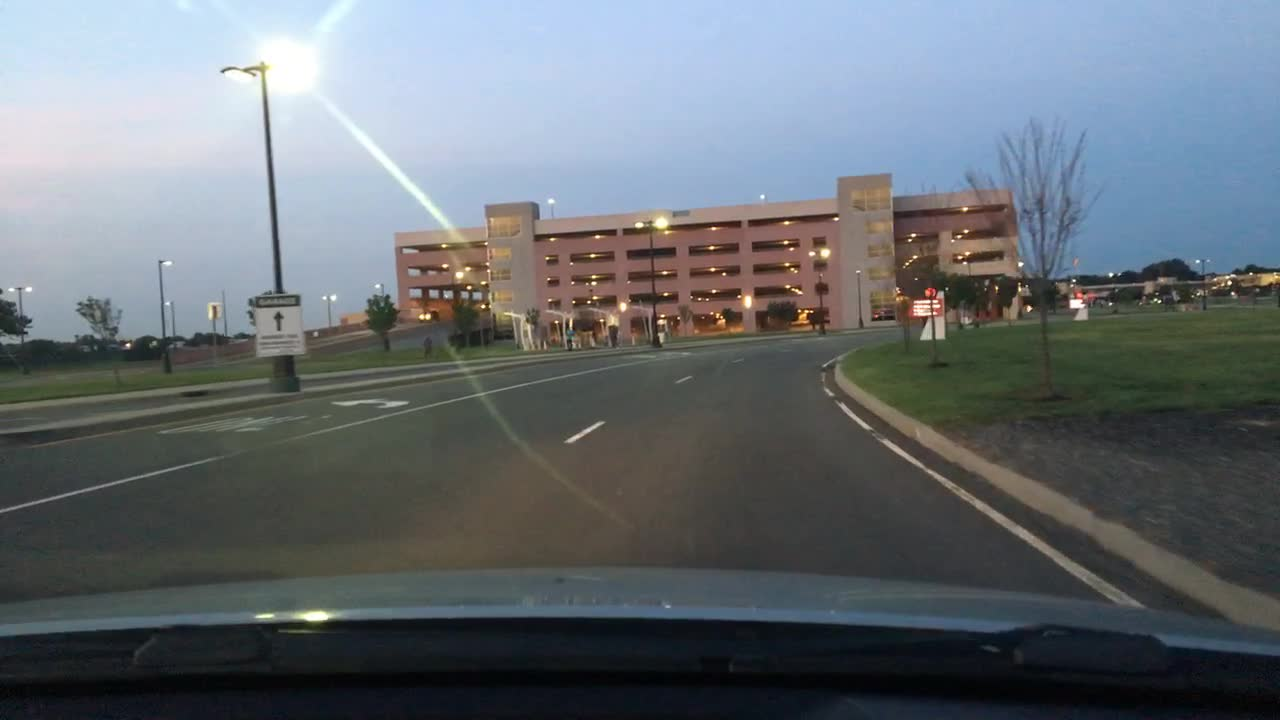
#> input picture data/raw/bdd_subset/images/0000f77c-62c2a288.jpg, 1280 x 720 px
$ python -i task_lines.py   (imports and definitions only)
#> lines starting #> are read from the running program, lines starting #| are printed output that depends on the picture; after the words box and inside, x2 and y2 are one past the last pixel; in counts of white or black regions, pixels touching at a corner belong together
"""
Task 2 (low-level, classical): Line detection via Hough Transform.

  cv2.Canny -> cv2.HoughLinesP (probabilistic Hough transform)

Like edge/corner detection, there's no ground-truth line set, so robustness is
measured against the CLEAN image's own detected lines as reference (line-count
ratio + rasterized-mask IoU).
"""
import cv2
import numpy as np
from metrics import line_overlap_iou, line_count_ratio


def detect_lines(img_rgb: np.ndarray, canny_low: int = 60, canny_high: int = 150,
                  hough_thresh: int = 40, min_line_len: int = 30, max_line_gap: int = 10):
#> called with canny_low = 60, canny_high = 150, hough_thresh = 40, min_line_len = 30, max_line_gap = 10
    gray = cv2.cvtColor(img_rgb, cv2.COLOR_RGB2GRAY)
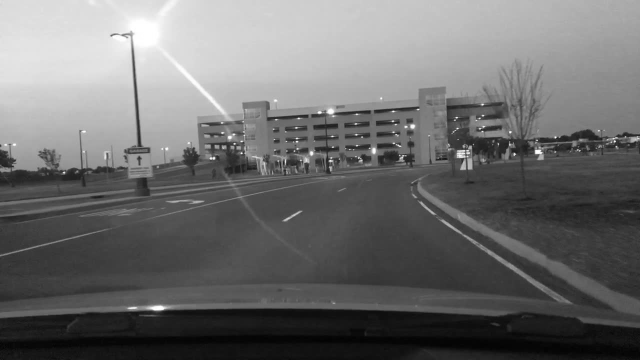
#> gray: shape (720, 1280) (shown at 1/2 size); min 2, max 255, mean 108.9
    gray = cv2.GaussianBlur(gray, (3, 3), 0)
    edges = cv2.Canny(gray, canny_low, canny_high)
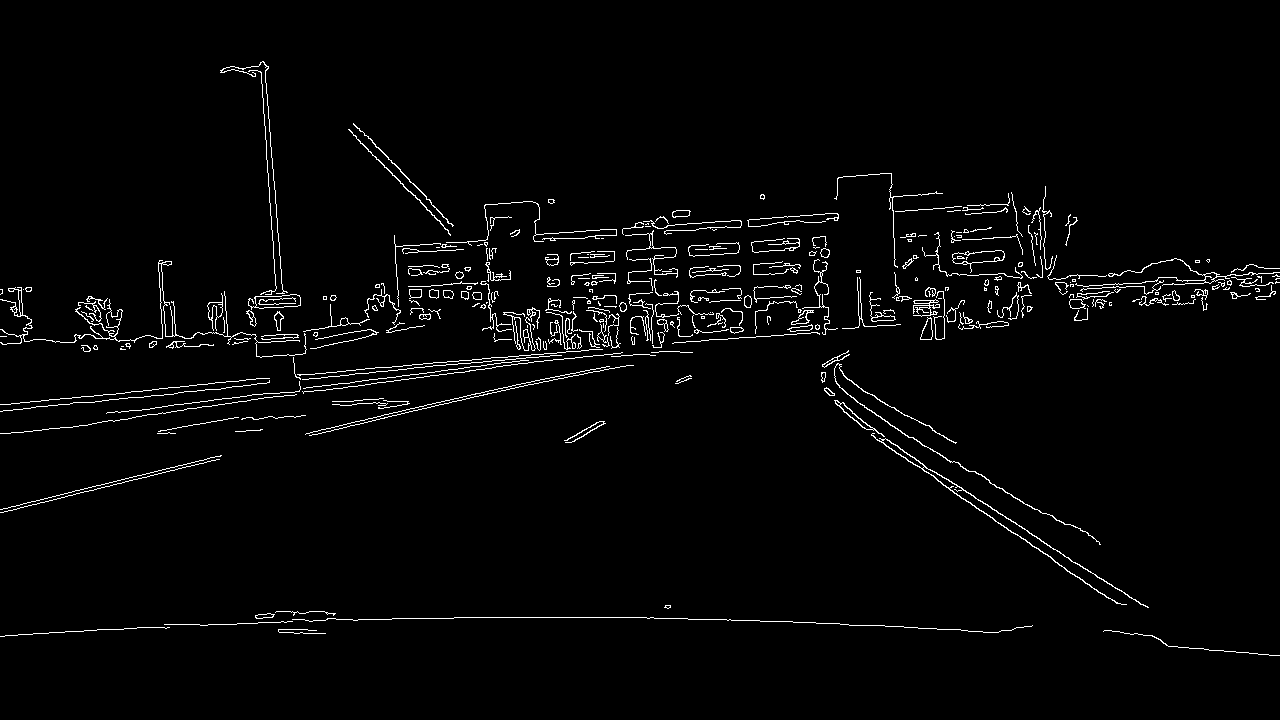
#> edges: shape (720, 1280); 2.4% white in thin lines or dots, all inside (x1, y1, x2, y2) = (0, 61, 1280, 656)
    lines = cv2.HoughLinesP(edges, 1, np.pi / 180, threshold=hough_thresh,
                             minLineLength=min_line_len, maxLineGap=max_line_gap)
#> lines = 253 rows, first 6: [1139, 304, 1178, 300], [755, 337, 825, 331], [83, 402, 266, 383], [574, 373, 608, 366], [401, 379, 621, 352], [295, 375, 596, 349]
    return lines


# [19 lines left out: functions evaluate_lines, draw_overlay, not called in this run]


# [13 lines not run here, left out]

>>> import cv2
>>> picture = cv2.cvtColor(cv2.imread('../data/raw/bdd_subset/images/0000f77c-62c2a288.jpg'), cv2.COLOR_BGR2RGB)
>>> result = detect_lines(picture)
#> result has the same summary as lines in detect_lines

$ run again, on data/raw/bdd_subset/images/0000f77c-cb820c98.jpg
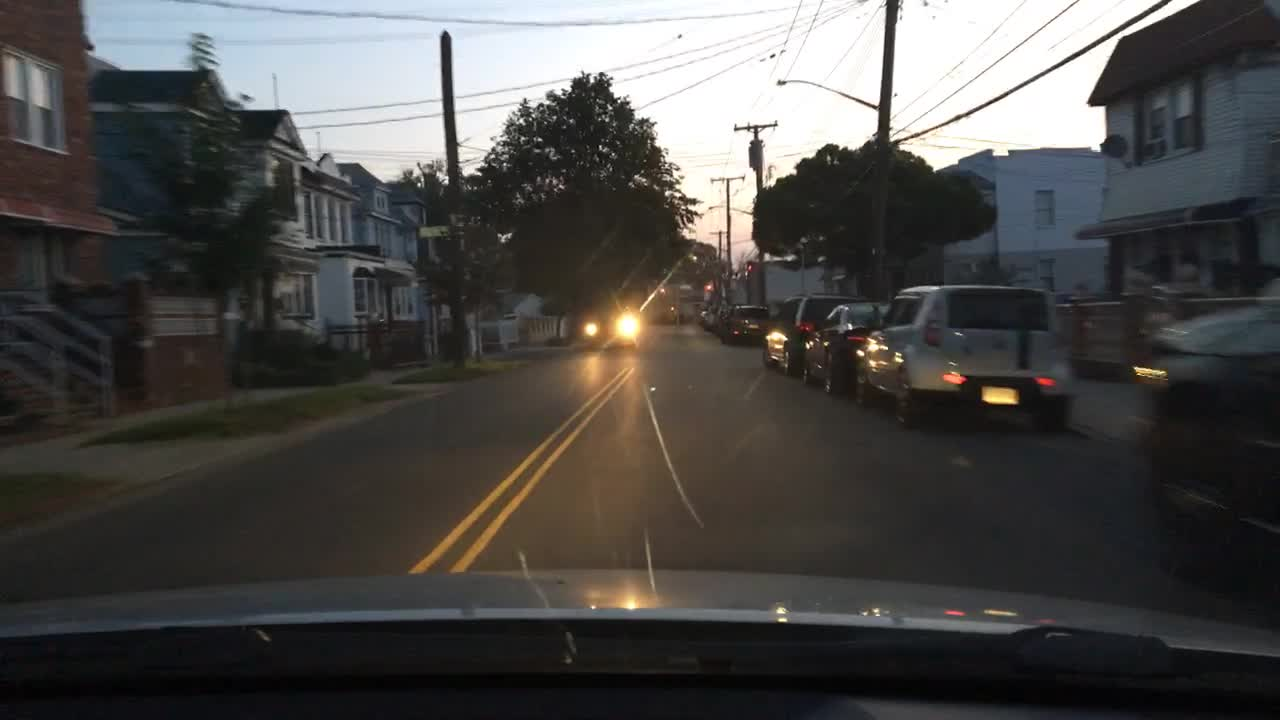
#> input picture data/raw/bdd_subset/images/0000f77c-cb820c98.jpg, 1280 x 720 px
#> in detect_lines, `gray = cv2.cvtColor(img_rgb, cv2.COLOR_RGB2GRAY)`:
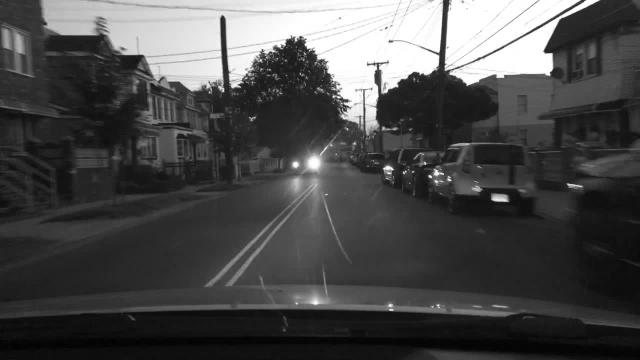
#> gray: shape (720, 1280) (shown at 1/2 size); min 0, max 255, mean 74.9
#> in detect_lines, `edges = cv2.Canny(gray, canny_low, canny_high)`:
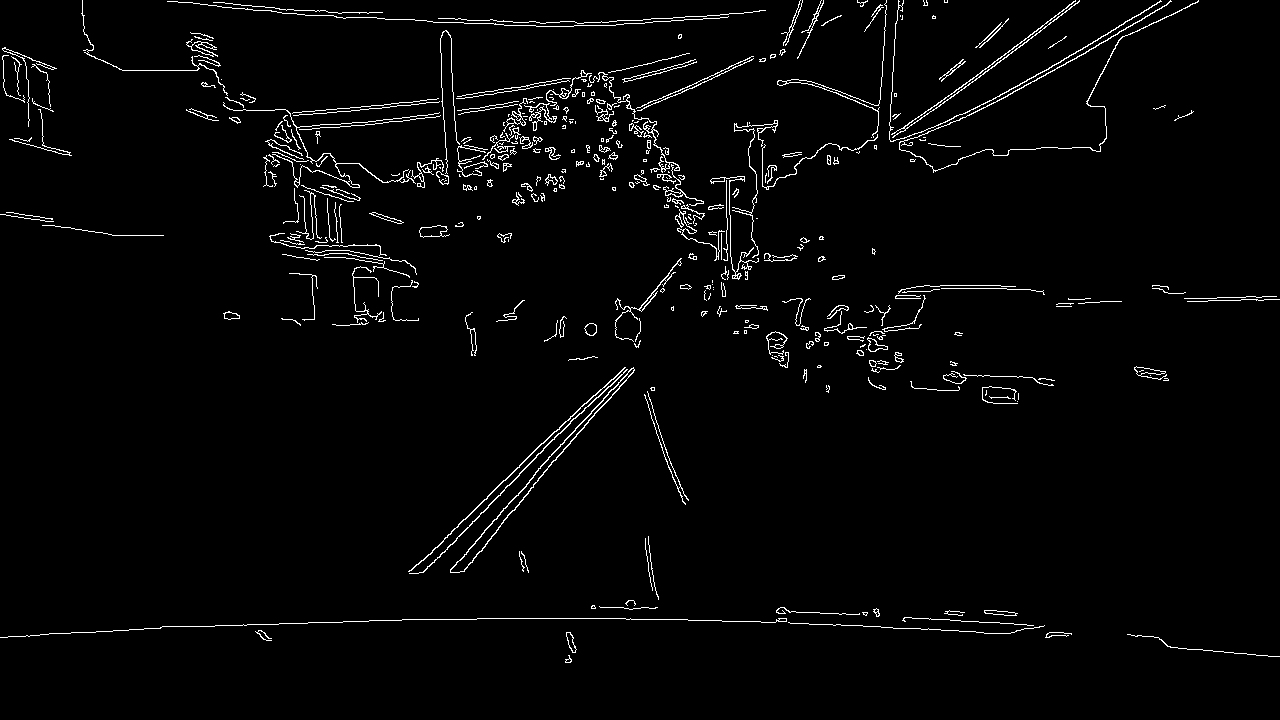
#> edges: shape (720, 1280); 2.5% white in thin lines or dots
#> lines = 228 rows, first 6: [669, 619, 775, 622], [449, 22, 524, 25], [411, 570, 528, 457], [228, 625, 353, 621], [376, 120, 427, 115], [500, 495, 585, 407]
#> result has the same summary as lines in detect_lines

$ run again, on data/raw/bdd_subset/images/000e0252-8523a4a9.jpg
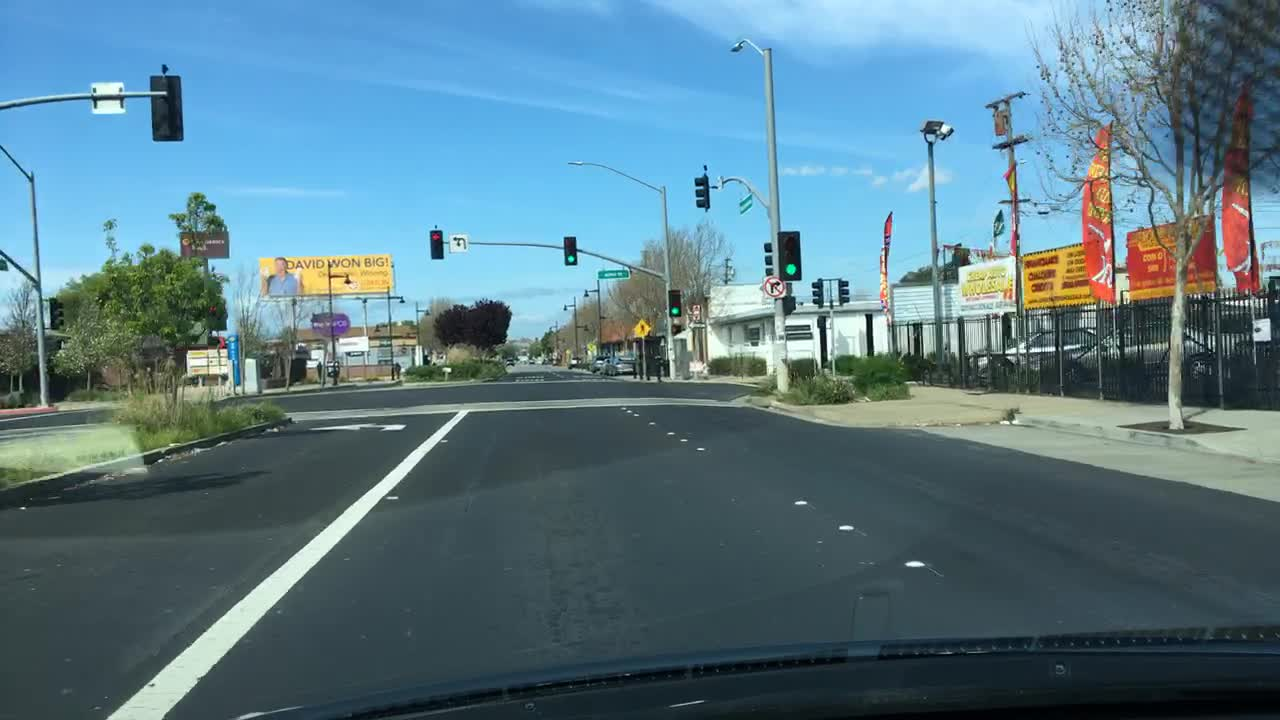
#> input picture data/raw/bdd_subset/images/000e0252-8523a4a9.jpg, 1280 x 720 px
#> in detect_lines, `gray = cv2.cvtColor(img_rgb, cv2.COLOR_RGB2GRAY)`:
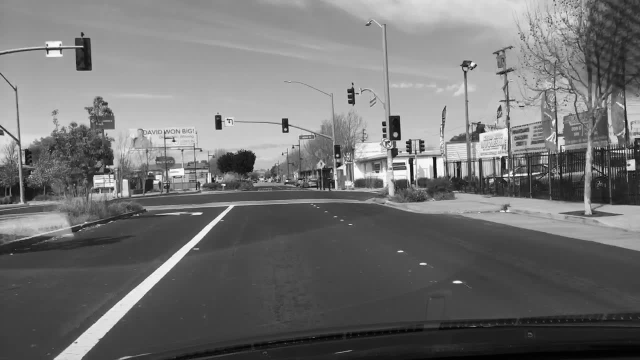
#> gray: shape (720, 1280) (shown at 1/2 size); min 0, max 255, mean 114.4
#> in detect_lines, `edges = cv2.Canny(gray, canny_low, canny_high)`:
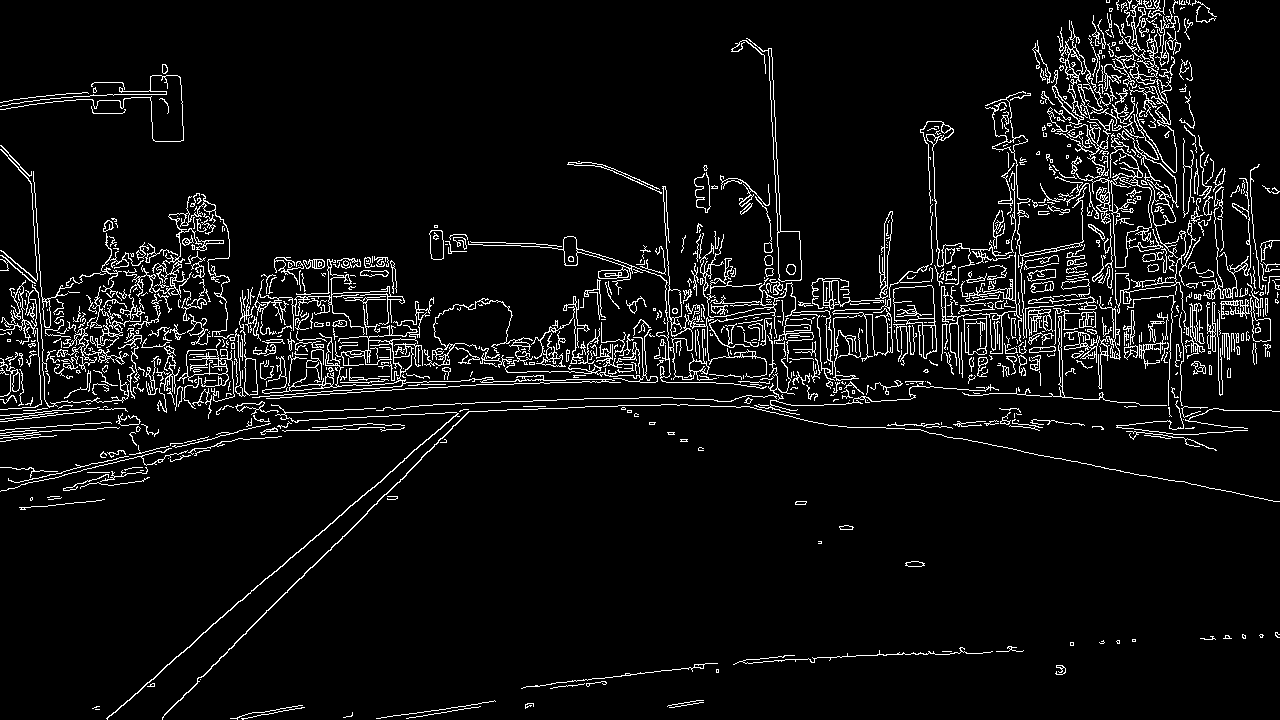
#> edges: shape (720, 1280); 6.1% white in thin lines or dots
#> lines = 1085 rows, first 6: [812, 338, 872, 334], [352, 350, 424, 349], [301, 578, 477, 402], [604, 359, 645, 359], [724, 345, 772, 345], [1, 363, 135, 354]
#> result has the same summary as lines in detect_lines
